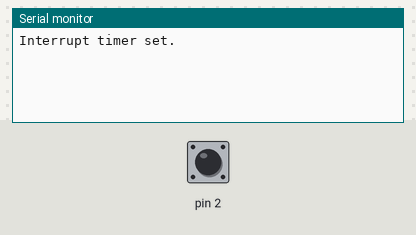
A sketch run on a simulated Arduino Uno, built with avr-gcc and run on an emulated ATmega328P. Parts: the last lines printed to the serial monitor. The inputs (shaded band) are chosen by the test bench; at power-on: pin 2 HIGH.

Above: at 1.2 s.
1.3 s: pin 2 pulled LOW for 0.15 s
At 2.5 s:
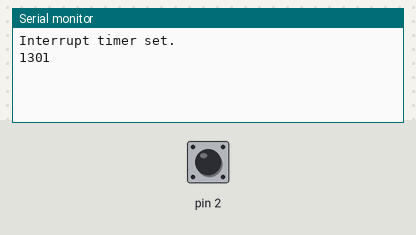
2.9 s: pin 2 pulled LOW for 1 s
At 3.7 s:
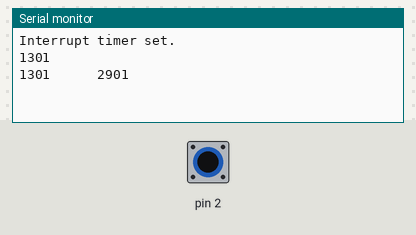
5.4 s: pin 2 pulled LOW for 0.15 s
At 6.6 s:
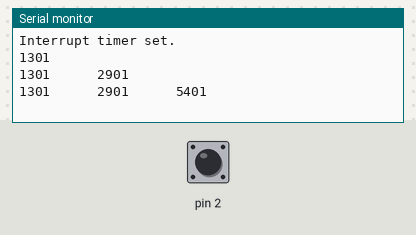
7.0 s: pin 2 pulled LOW for 1 s
At 8.0 s:
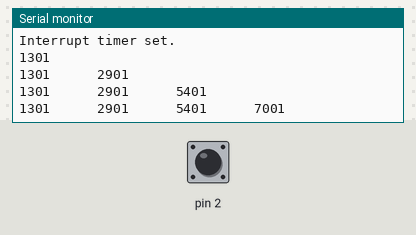
9.5 s: pin 2 pulled LOW for 3.2 s
At 9.9 s:
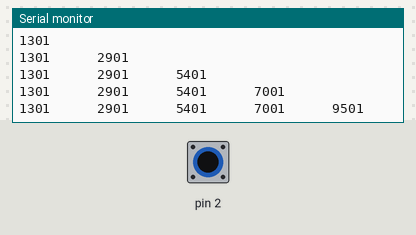
14.2 s: pin 2 pulled LOW for 0.15 s
At 14.7 s:
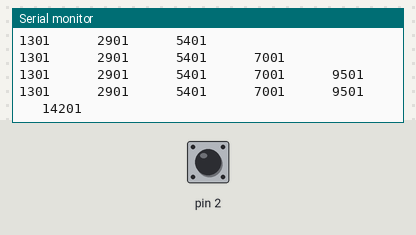

Measured:
- after the input at 1.3 s, the serial monitor: prints a new line at once (image 1)
- after the input at 2.9 s, the serial monitor: prints a new line at once (image 2)
- after the input at 5.4 s, the serial monitor: prints a new line at once (image 3)
- after the input at 7.0 s, the serial monitor: prints a new line at once (image 4)
- after the input at 9.5 s, the serial monitor: prints a new line at once (image 5)
- after the input at 14.2 s, the serial monitor: prints a new line at once (image 6)

The sketch:

EE3580Assessment.ino
```cpp
#include <stdio.h>
#include <time.h>
//globals for interrupt routine
long int timer;
long int timestampBuffer[256];
int currentIndex = 0; //keeping track of the position of the array we're in right now
int previousButton = 0;
int currentButton;
bool isCircular = false;
bool poll;
void print_buffer();

//part i)
void button_pressed(){
  //if we found ourselves at the end of the array, make it circular.

  //glithc prevention - ignore if less than 100ms passed between presses
  if(currentIndex!=0){
    if(timer - timestampBuffer[currentIndex -1] < 100){
      return;
  }
  }

  if(currentIndex ==256){
      currentIndex=0;
      //if is circular, we have to keep that in mind when we're printing.
      isCircular = true;
    }
    timestampBuffer[currentIndex] = timer;
    currentIndex+=1;
    print_buffer();
}

//part iii). Interrupt to check if button was pressed.
//it is called almost precisely every millisecond.
ISR(TIMER2_COMPA_vect){
  timer++;
  currentButton = digitalRead(PD2);
  //transition on FALLING EDGE (e.g. moment it's pressed, not moment it's let go)
  if(currentButton - previousButton < 0){
    button_pressed();
  }
  previousButton = currentButton;
}

//Shamelessy taken from the Lab 1 library ;)
// Enables the timer to generate in IRQ every 1 ms
void setup_timer() {
   cli(); // Disable all the interrupts
   TCCR2A = 0x02;    // CTC mode
   TCCR2B = 0x04;    // Set the prescaler to N=64
   OCR2A = 249;      // Set the threshold to 250 counts
   TIMSK2 = (1<<OCIE2A); // Enable IRQ on Compare Match
   sei(); // Enable all the interrupts
}
void setup_polling(bool isPolled){
   poll = isPolled;
}
void print_buffer(){
    //If array is circular, we have to print all 256 entries
    //and know when to "reset" the counter.
    if(isCircular){
    for(int i =0; i < 256; i++){
      currentIndex+=1;
      Serial.print(timestampBuffer[currentIndex-1]);
      Serial.print("      ");
      if(i%10==0){
        Serial.println("");
      }

      if(currentIndex == 256){
        currentIndex = 0;
      }
      }
      Serial.println("");
      Serial.println("");
    }
    //Array is not circular. Print as usual.
    else{
      for(int i =0; i < currentIndex; i++){
        Serial.print(timestampBuffer[i]);
        Serial.print("      ");
        //make it readable in serial
        if(i%10 == 0 && i!=0){
          Serial.println("");
        }

      }
      Serial.println("");
      Serial.println("");
    }

}
void setup() {
 Serial.begin(9600); // initialized the UART
 pinMode(PD2, INPUT_PULLUP); //NO EXTERNAL PULLUP RESISTOR.
 //FOR POLLING METHOD, PASS TRUE.
 //FOR INTERRUPT METHOD, PASS FALSE.
 setup_polling(false);
 if(!poll){
  setup_timer();
  Serial.println("Interrupt timer set.");
 }
 else{
  Serial.println("Polling timer set.");
  }
}
void loop()
{
//poll on every iteration to check for a button press.
  if(poll){
    currentButton = digitalRead(PD2);
    //transition on FALLING EDGE (e.g. moment it's pressed, not moment it's let go)
    if(currentButton - previousButton < 0){
      timer = millis();
      button_pressed();
    }
  previousButton = currentButton;
  }
//if interrupts are used, no code is necessary.
}
```
